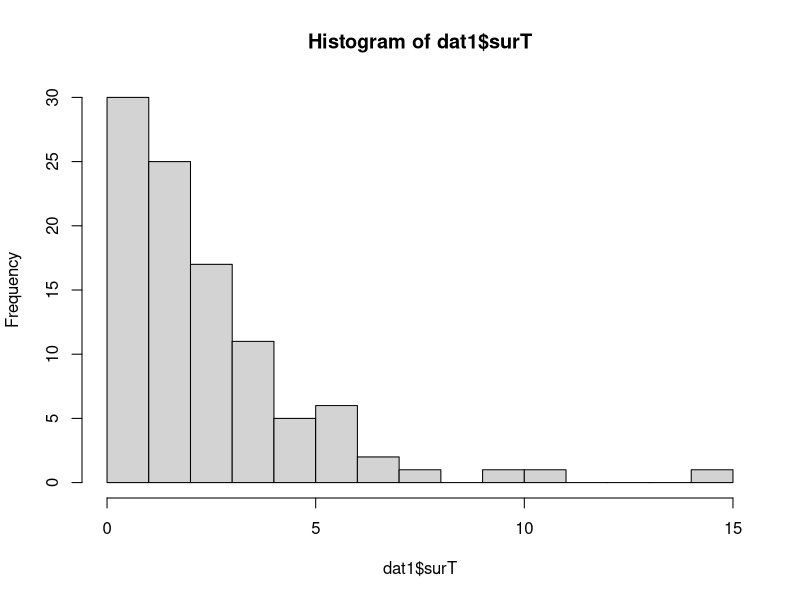
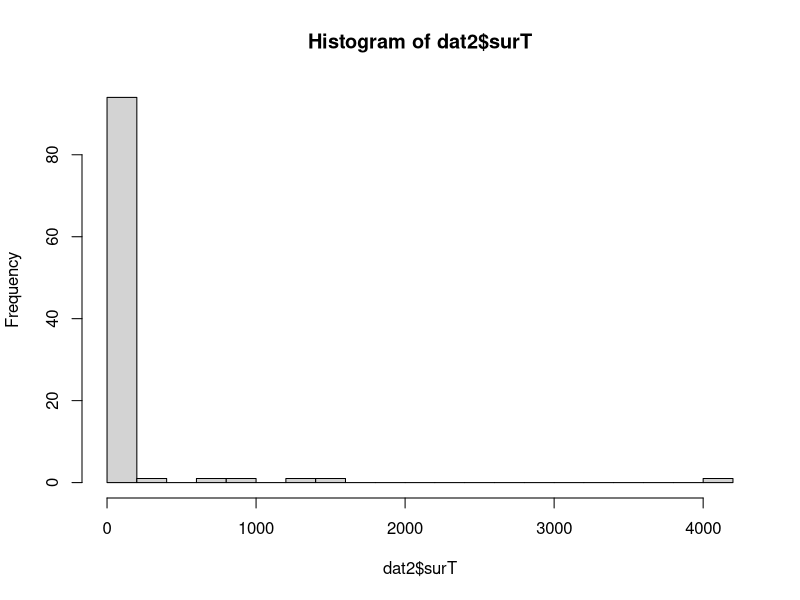
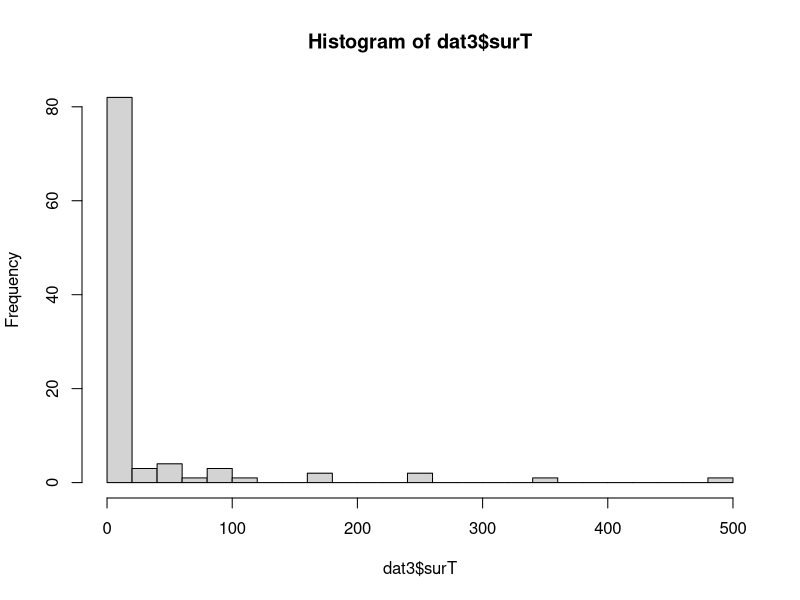
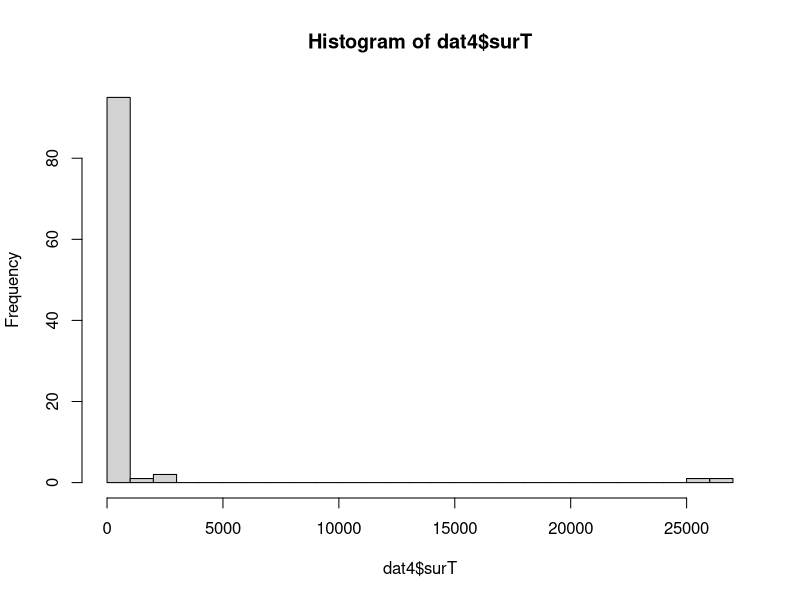

R code for these plots, in order: (Note: this script raises an error after producing the figures.)
## ---- chunk 1
library(mvtnorm)
library(survival)
## ---- chunk 2
# Function to construct correlation matrix among predictors. 
# Diagonal elements are all 1s, the off-diagonal elements = corr
# @param p: number of predictors
# @param corr: correlation
cov_simple_het = function(p, corr){
  for(i in 1:length(corr)){
    cov = matrix(corr, nrow=p,ncol=p)
    diag(cov) <- 1
  }
  return(cov)
}

# Here we use parametric model to simulate data with survival time,
# assuming survival time is exponentially distributed. 
# We first simulate the mean of exponential from linear combinations
# of variables, and then simulate survival time. 
# T\sim 1/u*exp(-t/u), and the true model is:
# log(T) = \mu + e = b0 + Xb + e
# @param b: vector of length (p+1) for true effect size, include intercept.
# @param X: variable matrix of size n by p. 
# @param status: censoring status. 1 = censored, 2 = event observed. 
sim_dat <- function(b, X){
  n = nrow(X)
  p = ncol(X)
  mu <- exp(cbind(rep(1,n), X) %*% b)
  surT <- rexp(n, rate = 1/mu)
  dat <- data.frame(cbind(surT, X))
  x.name <- unlist(lapply(1:p, function(i) paste0("x", i)))
  names(dat) = c("surT", x.name)
  dat$status <- rep(2, n)
  return(dat)
}
## ---- chunk 3
set.seed(1)
n <- 100
p <- 50
b <- c(1, rep(0, 50))
sigma <- cov_simple_het(p, corr = 0.9)
X<- rmvnorm(n, sigma = sigma)
dat1 <- sim_dat(b, X)
## ---- chunk 4
hist(dat1$surT, breaks = 20)
## ---- chunk 5
set.seed(1)
n <- 100
p <- 50
b <- c(1, 3, rep(0, p-1))
sigma <- cov_simple_het(p, corr = 0)
X<- rmvnorm(n, sigma = sigma)
dat2 <- sim_dat(b, X)
## ---- chunk 6
hist(dat2$surT, breaks = 20)
## ---- chunk 7
set.seed(1)
n <- 100
p <- 50
b <- c(1, 3, rep(0, p-1))
sigma <- cov_simple_het(p, corr = 0.9)
X<- rmvnorm(n, sigma = sigma)
dat3 <- sim_dat(b, X)
## ---- chunk 8
hist(dat3$surT, breaks = 20)
## ---- chunk 9
set.seed(1)
n <- 100
p <- 50
b <- c(1, 3, 1.5, rep(0, p-2))
sigma <- cov_simple_het(p, corr = 0.9)
X<- rmvnorm(n, sigma = sigma)
dat4 <- sim_dat(b, X)
## ---- chunk 10
hist(dat4$surT, breaks = 20)
## ---- chunk 11
sim_dat_simple <- list(dat1, dat2, dat3, dat4)
saveRDS(sim_dat_simple, "./data/sim_dat_simple.rds")
